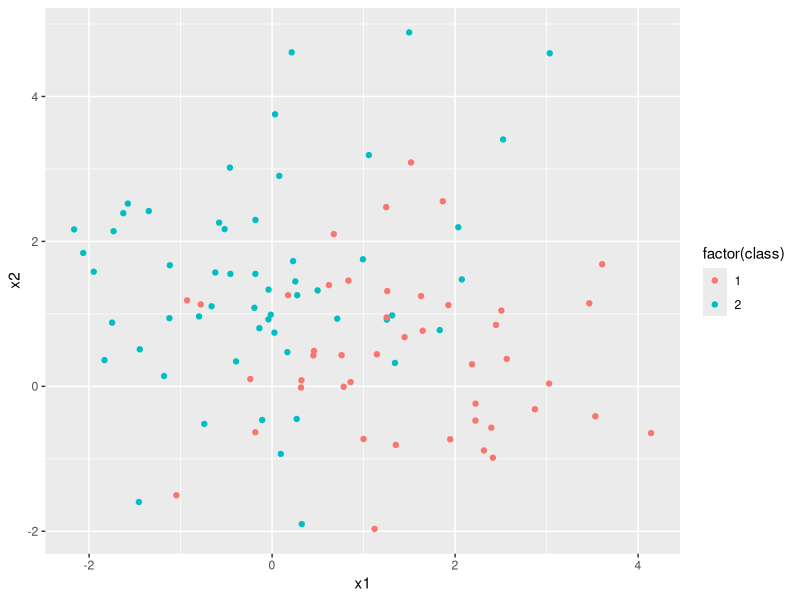
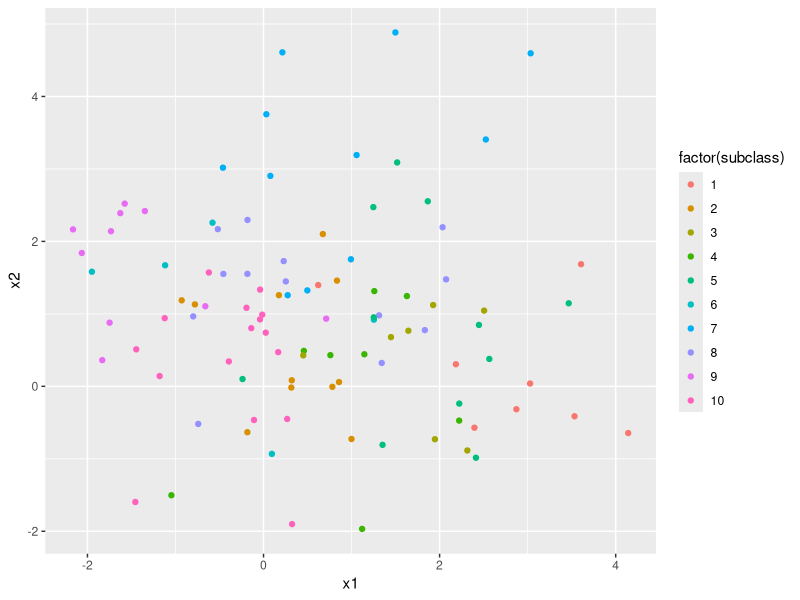

Here is the R script that generated these plots, in order:
# Chapter 2 Normal Mixture Models Simulation
# Alexander Durbin
# Worry about optimization later

rm(list = ls())

library(tidyverse)
library(MASS)

set.seed(12345)

# generate centroids
mu <- c(1, 0)
sigma <- diag(1, nrow = 2)
center <- mvrnorm(n = 5, mu = mu, Sigma = sigma)
centroids <- tibble(x1 = center[, 1], x2 = center[, 2], class = rep(1, 5))


mu <- c(0, 1)
center <- mvrnorm(n = 5, mu = mu, Sigma = sigma)
tmp <- tibble(x1 = center[, 1], x2 = center[, 2], class = rep(2, 5))

centroids <- bind_rows(centroids, tmp)

# garbage collection
rm(mu, center, tmp)

# generate data

my_data <- tibble(x1 = rep(0, 100), x2 = rep(0, 100), class = rep(NA, 100),
                  subclass = rep(NA, 100))

for (i in 1:nrow(my_data)) {
  
  row_index <- sample(1:10, 1)
  
  new_point <- mvrnorm(n = 1,
                       mu = c(centroids$x1[row_index], centroids$x2[row_index]),
                       Sigma = sigma) 
  
  my_data$x1[i] = new_point[1]
  my_data$x2[i] = new_point[2]
  my_data$class[i] = centroids$class[row_index]
  my_data$subclass[i] = row_index
  
}


# plot data by class
ggplot(data = my_data) +
  geom_point(mapping = aes(x = x1, y = x2, color = factor(class)))

# plot data by subclass
ggplot(data = my_data) +
  geom_point(mapping = aes(x = x1, y = x2, color = factor(subclass)))
